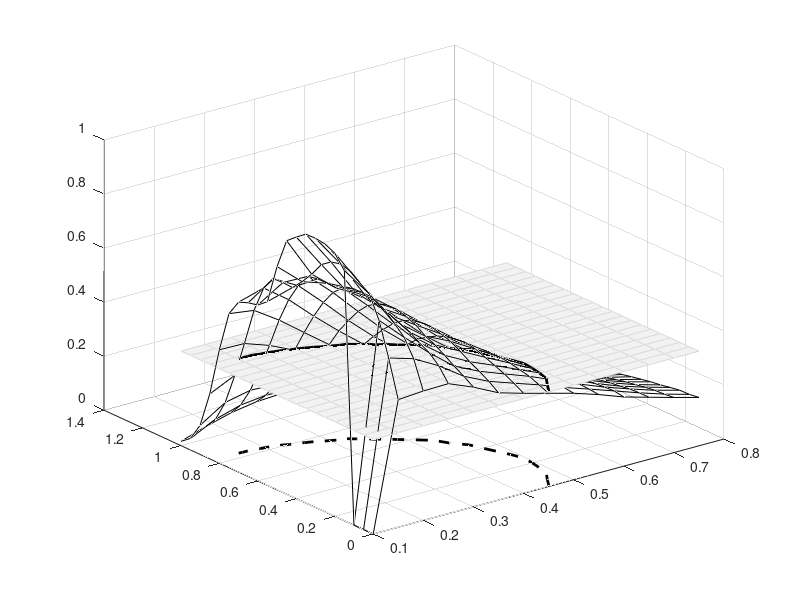

MATLAB code to generate this figure: (Note: this script raises an error after producing the figure.)
% ASB3ApFig4.m, Updated: Aug 14, 2023, Kenneth I. Carlaw 

clear

load fg8DROPn.txt

X=21;Y=14;
F=1;
gam=0.8;
CritGT=zeros(X,Y);
mmu=zeros(X,1);
ssig=zeros(Y,1);
mnu(1)=0;
MS=zeros(35,1); ms=zeros(35,1);
for i=1:X
    if i>1
        mmu(i)=mmu(i-1)+0.05*F;
    end
    ssig(1)=0.1;
    for j=1:Y
        if j>1
            ssig(j)=ssig(j-1)+0.05*F;
        end
        CritGT(i,j)=0.35;
    end
end
for i=1:35
    MS(i)=0.35; 
end

mm=[0.0000 0.0500 0.1000 0.1500 0.2000 0.2500 .3000 0.3500 0.4000 0.4500 0.5000 0.5500 0.6000 0.6260 0.6520 0.6700 0.6850 0.7100 0.7200 0.730 0.7350 0.7475 0.76 0.772 0.783 0.792 0.7985 0.8100 0.8150 0.8230 0.8250 0.8320 0.8330 0.8335 0.8350];
sss=[0.4510 0.4667 0.4838 0.4897 0.4940 0.4965 0.4900 0.4810 0.4720 0.4640 0.4445 0.4320 0.4040 0.3885 0.3760 0.3610 0.3550 0.3385 0.3320 0.3270 0.3145 0.3020 0.2875 0.2770 0.263 0.2520 0.2395 0.2270 0.2170 0.2020 0.1910 0.1810 0.1690 0.1590 0.1520];
figure
mesh(ssig,mmu,fg8DROPn,'EdgeColor',[0 0 0],'FaceColor','none');
hold on
mesh(ssig,mmu,CritGT,'EdgeColor',[0.85 0.85 0.85],'FaceColor',[0.95 0.95 0.95]);
plot3(sss,mm,ms,'Color','k','Linewidth',2,'LineStyle','--')
plot3(sss,mm,MS,'Color','k','Linewidth',2)
%title('Panel 1: TDROP','FontSize',16)
%xticks([2 3 4 5 6 7])
xr1={num2str(ssig(2)),num2str(ssig(3)),num2str(ssig(4)),num2str(ssig(5)),num2str(ssig(6)),num2str(ssig(7)),num2str(ssig(8)),num2str(ssig(9)),num2str(ssig(10)),num2str(ssig(11)),num2str(ssig(12)),num2str(ssig(13)),num2str(ssig(14))};
xr2={num2str(ssig(2)/(F*gam)), num2str(ssig(3)/(F*gam)), num2str(ssig(4)/(F*gam)) num2str(ssig(5)/(F*gam)), num2str(ssig(6)/(F*gam)), num2str(ssig(7)/(F*gam)), num2str(ssig(8)/(F*gam)), num2str(ssig(9)/(F*gam)), num2str(ssig(10)/(F*gam)), num2str(ssig(11)/(F*gam)), num2str(ssig(12)/(F*gam)), num2str(ssig(13)/(F*gam)), num2str(ssig(14)/(F*gam))};
xlab=[xr1; xr2];
%xlabs = strtrim(sprintf('%s\\newline%s\\newline%s\n', xlab{:}));
xlabs = strtrim(sprintf('%s\\newline%s\n', xlab{:}));
ax = gca(); 
%ax.XTick = [2 3 4 5 6 7]; 
%ax.XLim = [2 Y];
ax.XTickLabel = xlabs;
ax.TickLabelInterpreter = 'tex';
ax.FontSize = 14;
%yticks([1 3 5 7 9 11 13 15 17 19 21])
yr1={num2str(mmu(1)),num2str(mmu(3)),num2str(mmu(5)),num2str(mmu(7)),num2str(mmu(9)),num2str(mmu(11)),num2str(mmu(13)),num2str(mmu(15)),num2str(mmu(17)),num2str(mmu(19)),num2str(mmu(21))};
yr2={num2str(mmu(1)/(F*gam)),num2str(mmu(3)/(F*gam)),num2str(mmu(5)/(F*gam)),num2str(mmu(7)/(F*gam)),num2str(mmu(9)/(F*gam)),num2str(mmu(11)/(F*gam)),num2str(mmu(13)/(F*gam)),num2str(mmu(15)/(F*gam)),num2str(mmu(17)/(F*gam)),num2str(mmu(19)/(F*gam)),num2str(mmu(21)/(F*gam))};
ylab=[yr1; yr2];
%ylabs = strtrim(sprintf('%s\\newline%s\\newline%s\n', ylab{:}));
ylabs = strtrim(sprintf('%s\\newline%s\n', ylab{:}));
ax = gca(); 
%ax.YTick = [1 3 5 7 9 11 13 15 17 19 21]; 
%ax.YLim = [1 X];
ax.YTickLabel = ylabs;
ax.TickLabelInterpreter = 'tex';
ax.FontSize = 14;
xlabel('${\sigma}$ $\frac{\sigma}{F \cdot {\gamma}}$','Interpreter','latex','FontSize',20)
ylabel('${\mu}$ $\frac{\mu}{F \cdot {\gamma}}$','Interpreter','latex','FontSize',20)
zlabel('DROP')
xlim([0.15 0.55])
ylim([0 1])
zlim([0 1])
box on
hold off


%figure %Figure 3.9
%tile=tiledlayout(1,2);
%tile.Padding='none';
%tile.TileSpacing='none';
%nexttile
%mesh(fg8DROPn,'EdgeColor',[0 0 0],'FaceColor','none');
%hold on
%mesh(CritGT,'EdgeColor',[0.85 0.85 0.85],'FaceColor',[0.95 0.95 0.95]);
%%scatter3(2,17,GenT(17,2)',200,'o','filled','MarkerEdgeColor','k','MarkerFaceColor','k')
%title('Panel 1: TDROP','FontSize',16)
%%xticks([2 3 4 5 6 7])
%xr1={num2str(ssig(2)),num2str(ssig(3)),num2str(ssig(4)),num2str(ssig(5)),num2str(ssig(6)),num2str(ssig(7))};
%xr2={num2str(ssig(2)/(F*gam)), num2str(ssig(3)/(F*gam)), num2str(ssig(4)/(F*gam)) num2str(ssig(5)/(F*gam)), num2str(ssig(6)/(F*gam)), num2str(ssig(7)/(F*gam))};
%xlab=[xr1; xr2];
%%xlabs = strtrim(sprintf('%s\\newline%s\\newline%s\n', xlab{:}));
%xlabs = strtrim(sprintf('%s\\newline%s\n', xlab{:}));
%ax = gca(); 
%ax.XTick = [2 3 4 5 6 7]; 
%ax.XLim = [2 Y];
%ax.XTickLabel = xlabs;
%ax.TickLabelInterpreter = 'tex';
%yticks([1 3 5 7 9 11 13 15 17 19 21])
%yr1={num2str(mmu(1)),num2str(mmu(3)),num2str(mmu(5)),num2str(mmu(7)),num2str(mmu(9)),num2str(mmu(11)),num2str(mmu(13)),num2str(mmu(15)),num2str(mmu(17)),num2str(mmu(19)),num2str(mmu(21))};
%yr2={num2str(mmu(1)/(F*gam)),num2str(mmu(3)/(F*gam)),num2str(mmu(5)/(F*gam)),num2str(mmu(7)/(F*gam)),num2str(mmu(9)/(F*gam)),num2str(mmu(11)/(F*gam)),num2str(mmu(13)/(F*gam)),num2str(mmu(15)/(F*gam)),num2str(mmu(17)/(F*gam)),num2str(mmu(19)/(F*gam)),num2str(mmu(21)/(F*gam))};
%ylab=[yr1; yr2];
%%ylabs = strtrim(sprintf('%s\\newline%s\\newline%s\n', ylab{:}));
%ylabs = strtrim(sprintf('%s\\newline%s\n', ylab{:}));
%ax = gca(); 
%ax.YTick = [1 3 5 7 9 11 13 15 17 19 21]; 
%ax.YLim = [1 X];
%ax.YTickLabel = ylabs;
%ax.TickLabelInterpreter = 'tex';
%xlabel('${\sigma}, \frac{\sigma}{F \cdot {\gamma}}$','Interpreter','latex','FontSize',16)
%ylabel('${\mu}, \frac{\mu}{F \cdot {\gamma}}$','Interpreter','latex','FontSize',16)
%zlabel('Value of DROP')
%%xlim([2 Y])
%%ylim([1 X])
%box on
%hold off
%nexttile
%mesh(oldDROP5,'EdgeColor',[0 0 0],'FaceColor','none');
%hold on
%mesh(CritGT,'EdgeColor',[0.85 0.85 0.85],'FaceColor',[0.95 0.95 0.95]);
%%scatter3(2,17,GenT(17,2)',200,'o','filled','MarkerEdgeColor','k','MarkerFaceColor','k')
%title('Panel 2: RDROP','FontSize',16)
%xr1={num2str(ssig(2)),num2str(ssig(3)),num2str(ssig(4)),num2str(ssig(5)),num2str(ssig(6)),num2str(ssig(7))};
%xr2={num2str(ssig(2)/(F*gam)), num2str(ssig(3)/(F*gam)), num2str(ssig(4)/(F*gam)) num2str(ssig(5)/(F*gam)), num2str(ssig(6)/(F*gam)), num2str(ssig(7)/(F*gam))};
%xlab=[xr1; xr2];
%%xlabs = strtrim(sprintf('%s\\newline%s\\newline%s\n', xlab{:}));
%xlabs = strtrim(sprintf('%s\\newline%s\n', xlab{:}));
%ax = gca(); 
%ax.XTick = [2 3 4 5 6 7]; 
%ax.XLim = [1 Y];
%ax.XTickLabel = xlabs;
%ax.TickLabelInterpreter = 'tex';
%yticks([1 3 5 7 9 11 13 15 17 19 21])
%yr1={num2str(mmu(1)),num2str(mmu(3)),num2str(mmu(5)),num2str(mmu(7)),num2str(mmu(9)),num2str(mmu(11)),num2str(mmu(13)),num2str(mmu(15)),num2str(mmu(17)),num2str(mmu(19)),num2str(mmu(21))};
%yr2={num2str(mmu(1)/(F*gam)),num2str(mmu(3)/(F*gam)),num2str(mmu(5)/(F*gam)),num2str(mmu(7)/(F*gam)),num2str(mmu(9)/(F*gam)),num2str(mmu(11)/(F*gam)),num2str(mmu(13)/(F*gam)),num2str(mmu(15)/(F*gam)),num2str(mmu(17)/(F*gam)),num2str(mmu(19)/(F*gam)),num2str(mmu(21)/(F*gam))};
%ylab=[yr1; yr2];
%%ylabs = strtrim(sprintf('%s\\newline%s\\newline%s\n', ylab{:}));
%ylabs = strtrim(sprintf('%s\\newline%s\n', ylab{:}));
%ax = gca(); 
%ax.YTick = [1 3 5 7 9 11 13 15 17 19 21]; 
%ax.YLim = [1 X];
%ax.YTickLabel = ylabs;
%ax.TickLabelInterpreter = 'tex';
%xlabel('${\sigma}, \frac{\sigma}{F \cdot {\gamma}}$','Interpreter','latex','FontSize',16)
%ylabel('${\mu}, \frac{\mu}{F \cdot {\gamma}}$','Interpreter','latex','FontSize',16)
%zlabel('Value of DROP')
%xlim([2 Y])
%ylim([1 X])
%zlim([0 1])
%box on
%hold off
